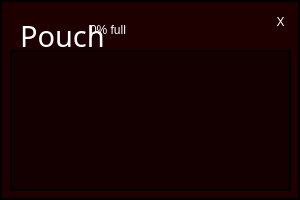
<?xml version="1.0" encoding="UTF-8"?>
<ui version="4.0">
 <class>WInventoryWidget</class>
 <widget class="QWidget" name="WInventoryWidget">
  <property name="geometry">
   <rect>
    <x>0</x>
    <y>0</y>
    <width>300</width>
    <height>200</height>
   </rect>
  </property>
  <property name="windowTitle">
   <string>Form</string>
  </property>
  <widget class="QLabel" name="background">
   <property name="geometry">
    <rect>
     <x>0</x>
     <y>0</y>
     <width>300</width>
     <height>200</height>
    </rect>
   </property>
   <property name="styleSheet">
    <string notr="true">border: 2px solid black; padding: 5px; background: rgb(30, 0, 0)</string>
   </property>
   <property name="text">
    <string/>
   </property>
  </widget>
  <widget class="QPushButton" name="inventoryClose">
   <property name="geometry">
    <rect>
     <x>270</x>
     <y>10</y>
     <width>21</width>
     <height>23</height>
    </rect>
   </property>
   <property name="styleSheet">
    <string notr="true">border: 0; color: white; background: rgb(30, 0, 0)</string>
   </property>
   <property name="text">
    <string>X</string>
   </property>
  </widget>
  <widget class="QLabel" name="headline">
   <property name="geometry">
    <rect>
     <x>20</x>
     <y>20</y>
     <width>101</width>
     <height>31</height>
    </rect>
   </property>
   <property name="font">
    <font>
     <family>MoolBoran</family>
     <pointsize>22</pointsize>
    </font>
   </property>
   <property name="styleSheet">
    <string notr="true">border: 0; color: white;</string>
   </property>
   <property name="text">
    <string>Pouch</string>
   </property>
   <property name="alignment">
    <set>Qt::AlignLeading|Qt::AlignLeft|Qt::AlignVCenter</set>
   </property>
  </widget>
  <widget class="QLabel" name="labelFull">
   <property name="geometry">
    <rect>
     <x>90</x>
     <y>20</y>
     <width>71</width>
     <height>20</height>
    </rect>
   </property>
   <property name="styleSheet">
    <string notr="true">border: 0; color: white;</string>
   </property>
   <property name="text">
    <string>0% full</string>
   </property>
  </widget>
  <widget class="QFrame" name="frame">
   <property name="geometry">
    <rect>
     <x>10</x>
     <y>50</y>
     <width>281</width>
     <height>141</height>
    </rect>
   </property>
   <property name="styleSheet">
    <string notr="true">border: 2px solid black; background: rgb(20, 0, 0)</string>
   </property>
   <property name="frameShape">
    <enum>QFrame::StyledPanel</enum>
   </property>
   <property name="frameShadow">
    <enum>QFrame::Sunken</enum>
   </property>
   <property name="lineWidth">
    <number>2</number>
   </property>
  </widget>
 </widget>
 <resources/>
 <connections/>
</ui>
